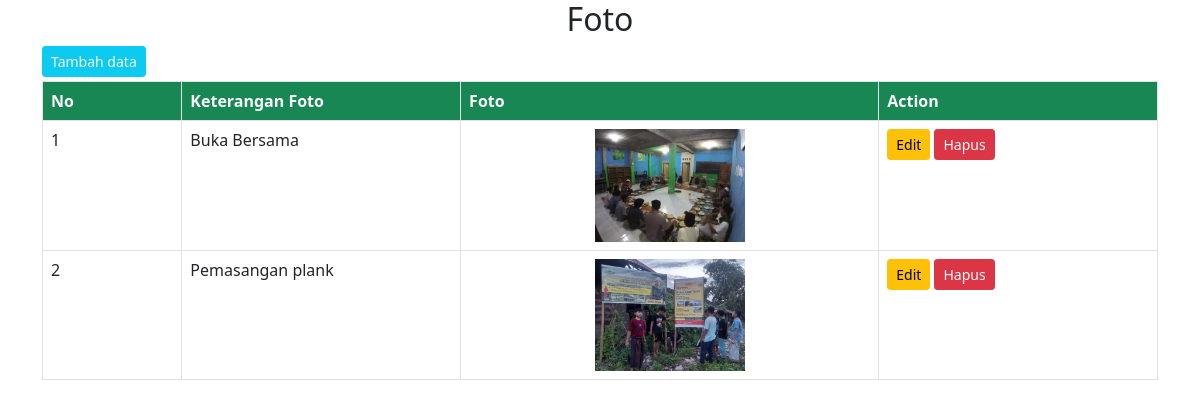
Screenshot of /adm/data_foto.php with the database file from the repository.
### tables this page shows
CREATE TABLE `foto` (
  `id_foto` int(11) NOT NULL,
  `ket_foto` text NOT NULL,
  `foto` text NOT NULL
);

### adm/data_foto.php (the view, shortened to what this page needs)
<?php
require '../app/functions.php';
$foto = mysqli_query($conn, "SELECT * FROM foto");
?>
<link href="https://cdn.jsdelivr.net/npm/bootstrap@5.0.2/dist/css/bootstrap.min.css" rel="stylesheet" />
<center class="">
    <div class="container-lg">
        <h2>Foto</h2>
        <a href="../app/foto/form_tambahdata.php" class="btn btn-sm btn-info text-light mb-1 " style="float: left;">Tambah data</a>
        <table class="table table-bordered  flex-sm ">
            <thead class="bg-success text-light">
                <tr>
                    <th class="col-sm-1">No</th>
                    <th class="col-sm-2">Keterangan Foto</th>
                    <th class="col-sm-3">Foto</th>
                    <th class="col-sm-2">Action</th>
                </tr>
            </thead>
            <tbody>
                <?php
                $no = 0;
                while ($result = mysqli_fetch_array($foto)) {
                    $no++;
                ?>
                    <tr>
                        <td><?php echo $no; ?></td>
                        <td><?php echo $result['ket_foto']; ?></td>
                        <td class="text-center">
                            <img src="../source/images/foto/<?= $result['foto'] ?>" alt="" width="150px">
                        </td>
                        <td>
                            <a href="../app/foto/ubah.php?id=<?php echo $result['id_foto']; ?>" class="btn btn-sm btn-warning">Edit</a>
                            <a href="../app/foto/hapus.php?id=<?php echo $result['id_foto']; ?>" class="btn btn-sm btn-danger">Hapus</a>
                        </td>
                    </tr>
                <?php }        ?>
            </tbody>
        </table>
    </div>
</center>

### rows the page displays
foto: ket_foto "Buka Bersama", foto (picture)
foto: ket_foto "Pemasangan plank", foto (picture)
